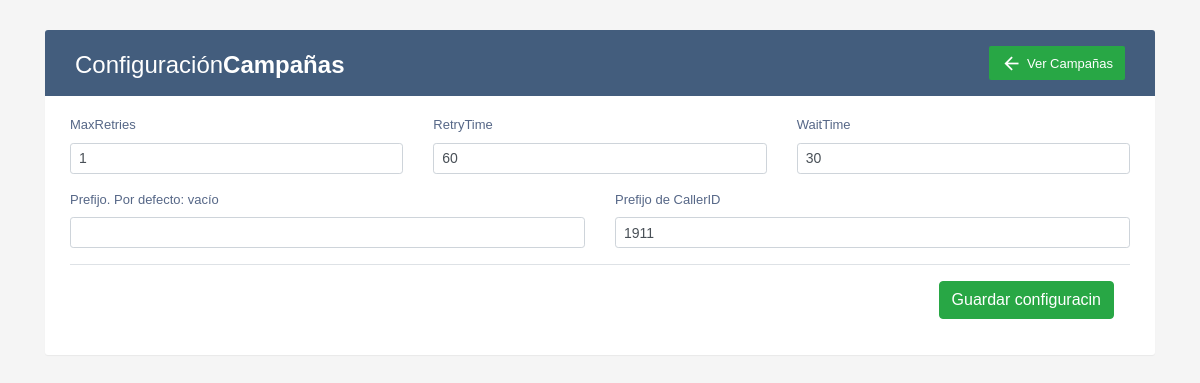
The page /settings.php on the database its author committed.
### tables this page shows
CREATE TABLE `settings` (
  `Id` int(11) NOT NULL AUTO_INCREMENT,
  `MaxRetries` varchar(10) DEFAULT NULL,
  `RetryTime` varchar(10) DEFAULT NULL,
  `WaitTime` varchar(10) DEFAULT NULL,
  `Prefix` varchar(10) DEFAULT NULL,
  `Prefix_Callerid` varchar(10) DEFAULT NULL,
  PRIMARY KEY (`Id`)
);

### settings.php (the view, shortened to what this page needs)
<?php
require_once ('conexion.php');
?>
<!DOCTYPE html>
<html lang="en">
<head>
<link rel="stylesheet" href="theme/bootstrap/css/bootstrap.min.css">
<link rel="stylesheet" href="theme/bootstrap/css/material-icons.min.css">
<link rel="stylesheet" href="theme/css/custom.css">
</head>
<body>
    <div class="container">
        <div class="table-wrapper">
            <div class="table-title">
                <div class="row">
                    <div class="col-sm-6">
						<h2>Configuración<b>Campañas</b></h2>
					</div>
					<div class="col-sm-6">
						<a href="index.php" class="btn btn-success"><i class="material-icons">&#xE5C4;</i> <span>Ver Campañas</span></a>
					</div>
                </div>
            </div>
			<div class='outer_div'>
            <?php
            $sqlsettings = "SELECT * FROM settings";
            $querysettings = mysqli_query($conAutodialer, $sqlsettings);
            $resultsettings = mysqli_fetch_array($querysettings);
            ?>
            <br>
				<form name="save_settings" id="save_settings">
						<div class="row">
							<div class="form-group col-4">
									<label>MaxRetries</label>
									<input type="text" name="maxretries" id="maxretries" class="form-control form-control-sm" value="<?php echo $resultsettings['MaxRetries'] ?>" required>
							</div>
							<div class="form-group col-4">
									<label>RetryTime</label>
									<input type="text" name="retrytime" id="retrytime" class="form-control form-control-sm" value="<?php echo $resultsettings['RetryTime'] ?>" required>
                            </div>
                            <div class="form-group col-4">
									<label>WaitTime</label>
									<input type="text" name="waittime" id="waittime" class="form-control form-control-sm" value="<?php echo $resultsettings['WaitTime'] ?>" required>
							</div>
                        </div>
                        <div class="row">
							<div class="form-group col-6">
								<label>Prefijo. Por defecto: vacío</label>
								<input type="text" name="prefix" id="prefix" class="form-control form-control-sm" value="<?php echo $resultsettings['Prefix'] ?>">
							</div>
							<div class="form-group col-6">
								<label>Prefijo de CallerID</label>
								<input type="text" name="prefix_callerid" id="prefix_callerid" class="form-control form-control-sm" value="<?php echo $resultsettings['Prefix_Callerid'] ?>" required>
							</div>
                        </div>
                    <div class="modal-footer">
						<input type="submit" class="btn btn-success" value="Guardar configuracin">
					</div>
				</form>
            </div>
        </div>
    </div>
</body>
</html>

### theme/css/custom.css (style rules this page uses)
body { color: #566787; background: #f5f5f5; font-family: 'Varela Round', sans-serif; font-size: 13px; }
.table-wrapper { background: #fff; padding: 20px 25px; margin: 30px 0; border-radius: 3px; box-shadow: 0 1px 1px rgba(0,0,0,.05); }
.table-title { padding-bottom: 15px; background: #435d7d; color: #fff; padding: 16px 30px; margin: -20px -25px 0px; border-radius: 3px 3px 0 0; }
.table-title h2 { margin: 5px 0 0; font-size: 24px; }
.table-title .btn { color: #fff; float: right; font-size: 13px; border: none; min-width: 50px; border-radius: 2px; border: none; outline: none !important; margin-left: 10px; }
.table-title .btn i { float: left; font-size: 21px; margin-right: 5px; }
.table-title .btn span { float: left; margin-top: 2px; }

### rows shown on the page
settings: maxretries "1", retrytime "60", waittime "30", prefix_callerid "1911"
